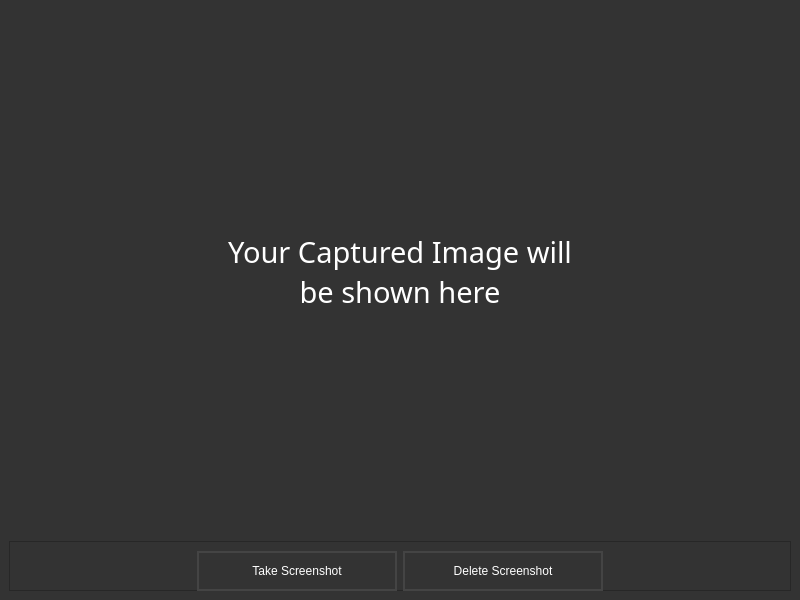
<?xml version="1.0" encoding="UTF-8"?>
<ui version="4.0">
 <class>MainWindow</class>
 <widget class="QMainWindow" name="MainWindow">
  <property name="geometry">
   <rect>
    <x>0</x>
    <y>0</y>
    <width>800</width>
    <height>600</height>
   </rect>
  </property>
  <property name="windowTitle">
   <string>Screen Capture</string>
  </property>
  <property name="windowIcon">
   <iconset resource="resources.qrc">
    <normaloff>:/icons/icon.ico</normaloff>:/icons/icon.ico</iconset>
  </property>
  <property name="styleSheet">
   <string notr="true">*{
background: #333;
color: white;
}
QPushButton{
border: 2px solid #444;
}

QPushButton:hover{
border: 2px solid #555;
}

QPushButton:pressed{
background-color: rgb(77, 65, 65);
}</string>
  </property>
  <widget class="QWidget" name="centralwidget">
   <layout class="QVBoxLayout" name="verticalLayout">
    <item>
     <widget class="QLabel" name="label">
      <property name="font">
       <font>
        <family>Poppins</family>
        <pointsize>22</pointsize>
        <weight>50</weight>
        <italic>false</italic>
        <bold>false</bold>
        <underline>false</underline>
       </font>
      </property>
      <property name="text">
       <string>Your Captured Image will
be shown here</string>
      </property>
      <property name="pixmap">
       <pixmap>20220419165108.png</pixmap>
      </property>
      <property name="scaledContents">
       <bool>true</bool>
      </property>
      <property name="alignment">
       <set>Qt::AlignCenter</set>
      </property>
     </widget>
    </item>
    <item>
     <widget class="QFrame" name="frame">
      <property name="sizePolicy">
       <sizepolicy hsizetype="Preferred" vsizetype="Fixed">
        <horstretch>0</horstretch>
        <verstretch>0</verstretch>
       </sizepolicy>
      </property>
      <property name="minimumSize">
       <size>
        <width>0</width>
        <height>50</height>
       </size>
      </property>
      <property name="maximumSize">
       <size>
        <width>16777215</width>
        <height>50</height>
       </size>
      </property>
      <property name="frameShape">
       <enum>QFrame::StyledPanel</enum>
      </property>
      <property name="frameShadow">
       <enum>QFrame::Raised</enum>
      </property>
      <layout class="QHBoxLayout" name="horizontalLayout_2">
       <item>
        <spacer name="horizontalSpacer">
         <property name="orientation">
          <enum>Qt::Horizontal</enum>
         </property>
         <property name="sizeHint" stdset="0">
          <size>
           <width>40</width>
           <height>20</height>
          </size>
         </property>
        </spacer>
       </item>
       <item>
        <widget class="QPushButton" name="pushButton">
         <property name="sizePolicy">
          <sizepolicy hsizetype="Fixed" vsizetype="Fixed">
           <horstretch>0</horstretch>
           <verstretch>0</verstretch>
          </sizepolicy>
         </property>
         <property name="minimumSize">
          <size>
           <width>200</width>
           <height>40</height>
          </size>
         </property>
         <property name="maximumSize">
          <size>
           <width>200</width>
           <height>40</height>
          </size>
         </property>
         <property name="cursor">
          <cursorShape>PointingHandCursor</cursorShape>
         </property>
         <property name="text">
          <string>Take Screenshot</string>
         </property>
        </widget>
       </item>
       <item>
        <widget class="QPushButton" name="pushButton_2">
         <property name="sizePolicy">
          <sizepolicy hsizetype="Fixed" vsizetype="Fixed">
           <horstretch>0</horstretch>
           <verstretch>0</verstretch>
          </sizepolicy>
         </property>
         <property name="minimumSize">
          <size>
           <width>200</width>
           <height>40</height>
          </size>
         </property>
         <property name="maximumSize">
          <size>
           <width>200</width>
           <height>40</height>
          </size>
         </property>
         <property name="cursor">
          <cursorShape>PointingHandCursor</cursorShape>
         </property>
         <property name="text">
          <string>Delete Screenshot</string>
         </property>
        </widget>
       </item>
       <item>
        <spacer name="horizontalSpacer_2">
         <property name="orientation">
          <enum>Qt::Horizontal</enum>
         </property>
         <property name="sizeHint" stdset="0">
          <size>
           <width>40</width>
           <height>20</height>
          </size>
         </property>
        </spacer>
       </item>
      </layout>
     </widget>
    </item>
   </layout>
  </widget>
 </widget>
 <resources>
  <include location="resources.qrc"/>
 </resources>
 <connections/>
</ui>
